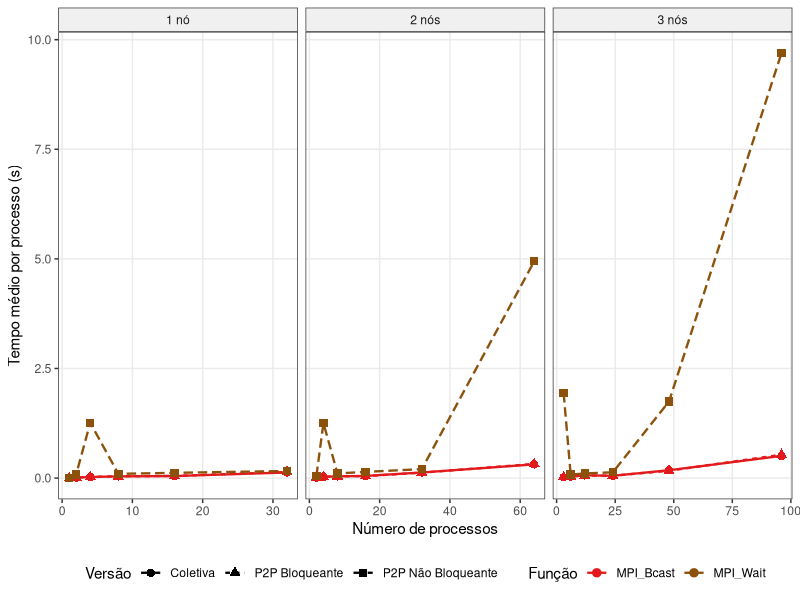
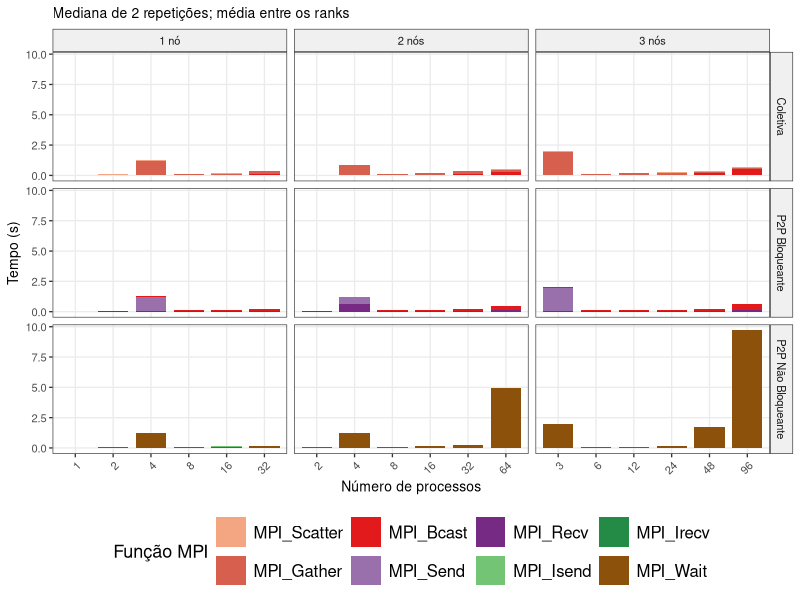
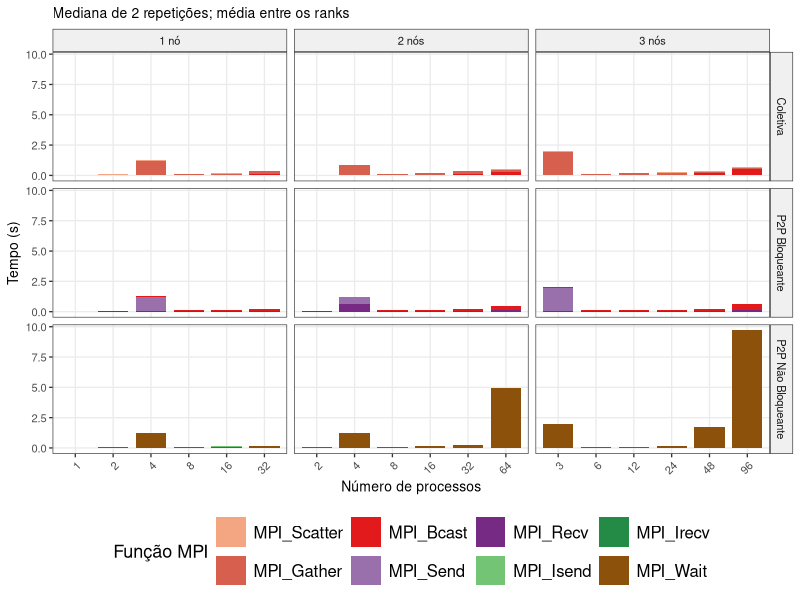
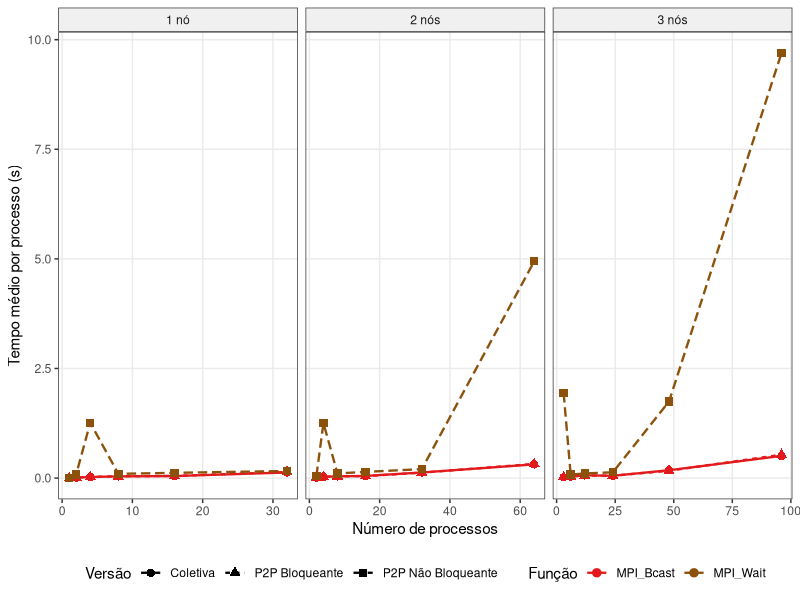

R code for these plots, in order:
library(dplyr)
library(ggplot2)
library(tidyr)

pdf(NULL)

df <- read.csv("../../results/rastro_completo.csv", stringsAsFactors = FALSE)

# Funções relevantes (exclui MPI_Finalize, MPI_Comm_rank/size, MPI_Wtime)
funcs_keep <- c("MPI_Scatter", "MPI_Gather", "MPI_Bcast",
                "MPI_Send", "MPI_Recv",
                "MPI_Isend", "MPI_Irecv", "MPI_Wait")

# Tempo médio por processo por função (média entre ranks, mediana entre reps)
func_time <- df %>%
  filter(funcao %in% funcs_keep) %>%
  group_by(tipo, size, nproc, nodes, rep, rank, funcao) %>%
  summarise(t_rank = sum(duracao), .groups = "drop") %>%
  group_by(tipo, size, nproc, nodes, rep, funcao) %>%
  summarise(t_mean_rank = mean(t_rank), .groups = "drop") %>%
  group_by(tipo, size, nproc, nodes, funcao) %>%
  summarise(t = median(t_mean_rank), .groups = "drop")

func_time <- func_time %>%
  mutate(
    tipo = recode(tipo,
      "coletiva"          = "Coletiva",
      "p2p_bloqueante"    = "P2P Bloqueante",
      "p2p_naobloqueante" = "P2P Não Bloqueante"
    ),
    size_label = paste0(size, "×", size),
    # Agrupar Bcast das versões coletiva/bloqueante como a mesma função visualmente
    funcao = factor(funcao, levels = c(
      "MPI_Scatter","MPI_Gather","MPI_Bcast",
      "MPI_Send","MPI_Recv",
      "MPI_Isend","MPI_Irecv","MPI_Wait"
    ))
  )

cores_funcao <- c(
  "MPI_Scatter" = "#f4a582",
  "MPI_Gather"  = "#d6604d",
  "MPI_Bcast"   = "#e31a1c",
  "MPI_Send"    = "#9970ab",
  "MPI_Recv"    = "#762a83",
  "MPI_Isend"   = "#74c476",
  "MPI_Irecv"   = "#238b45",
  "MPI_Wait"    = "#8c510a"
)

# Gráfico: size=1500, todos nodes e nproc, stacked bar por tipo
plot_data <- func_time %>% filter(size == 1500)

ggplot(plot_data, aes(x = factor(nproc), y = t, fill = funcao)) +
  geom_col(position = "stack", width = 0.8) +
  facet_grid(tipo ~ paste0(nodes, ifelse(nodes==1," nó"," nós")),
             scales = "free_x", space = "free_x") +
  scale_fill_manual(values = cores_funcao) +
  labs(
    # title    = "Tempo médio por processo em cada função MPI (size = 1500×1500)",
    subtitle = "Mediana de 2 repetições; média entre os ranks",
    x        = "Número de processos",
    y        = "Tempo (s)",
    fill     = "Função MPI"
  ) +
  theme_bw(base_size = 10) +
  theme(
    legend.position  = "bottom",
    panel.grid.minor = element_blank(),
    strip.background = element_rect(fill = "#f0f0f0"),
    axis.text.x      = element_text(angle = 45, hjust = 1),
    legend.text       = element_text(size = 12),      
    legend.title      = element_text(size = 13),      
    legend.key.size   = unit(0.8, "cm")  
  )

ggsave("../imgs/plot_funcoes_stacked.pdf", width = 12, height = 7)
# ggsave("../imgs/plot_funcoes_stacked.png", width = 12, height = 7, dpi = 150)
message("Salvo: plot_funcoes_stacked.pdf")


# --- Gráfico 2: só MPI_Wait e MPI_Bcast para destacar o colapso da versão NB ---
plot_nb <- func_time %>%
  filter(size == 1500, funcao %in% c("MPI_Wait", "MPI_Bcast")) %>%
  mutate(nodes_label = paste0(nodes, ifelse(nodes==1," nó"," nós")))

ggplot(plot_nb, aes(x = nproc, y = t, color = funcao, linetype = tipo, shape = tipo)) +
  geom_line(linewidth = 0.8) +
  geom_point(size = 2.5) +
  facet_wrap(~ nodes_label, ncol = 3, scales = "free_x") +
  scale_color_manual(values = c("MPI_Wait" = "#8c510a", "MPI_Bcast" = "#e31a1c")) +
  labs(
    # title    = "MPI_Wait (não bloqueante) vs MPI_Bcast (coletiva/bloqueante) — size=1500",
    x        = "Número de processos",
    y        = "Tempo médio por processo (s)",
    color    = "Função",
    linetype = "Versão",
    shape    = "Versão"
  ) +
  theme_bw(base_size = 11) +
  theme(
    legend.position  = "bottom",
    panel.grid.minor = element_blank(),
    strip.background = element_rect(fill = "#f0f0f0")
  )

ggsave("../imgs/plot_wait_vs_bcast.pdf", width = 10, height = 4)
# ggsave("../imgs/plot_wait_vs_bcast.png", width = 10, height = 4, dpi = 150)
message("Salvo: plot_wait_vs_bcast.pdf")
